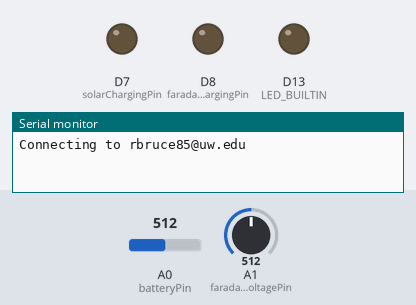
A sketch run on a simulated Arduino Uno R4 WiFi. Parts: output pins drawn as LEDs (lit = HIGH), the last lines printed to the serial monitor. Inputs (shaded band) come from the test bench; at power-on: A0 (batteryPin) = 512, A1 (faradayVoltagePin) = 512. WiFi joins after 1.5 s; servers stay silent unless stated.

Above: at 0.1 s.
At 60.2 s:
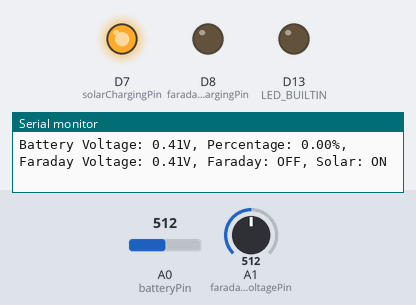
Timing chart, 0 to 61.7 s (numbered marks = the images above):
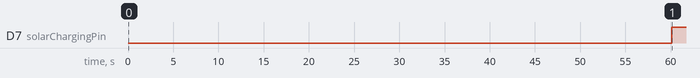

The sketch:

BUOY_CODE.ino
```cpp
#include <WiFiS3.h>
#include <ArduinoJson.h>
#include <SoftwareSerial.h>

// WiFi settings
const char* ssid = "rbruce85@uw.edu";
const char* password = "MyGrace1999!";
WiFiServer server(80);

// Create software serial object for Bluetooth
SoftwareSerial BTSerial(2, 3); // RX, TX

// Battery monitoring pins and constants
const int batteryPin = A0;
const int solarChargingPin = 7;
const int faradayChargingPin = 8;
const float referenceVoltage = 3.3;  // R4 WiFi uses 3.3V reference
const float maxBatteryVoltage = 4.2;
const float minBatteryVoltage = 3.0;
const float threshold = 20.0;

 // for Faraday minimum voltage
const float faradayMinVoltage = 2.0;

// Timing parameters
const unsigned long CHECK_INTERVAL = 60000;  // 1 minute
unsigned long lastCheckTime = 0;
const unsigned long BT_UPDATE_INTERVAL = 1000; // 1 second for BT updates
unsigned long lastBTUpdateTime = 0;

// JSON document for data transmission
StaticJsonDocument<200> jsonDoc;
// Function to read Faraday voltage
float readFaradayVoltage() {
    const int numReadings = 5;
    long sum = 0;

    // Assuming you have a voltage divider connected to another analog pin
    // You'll need to add the appropriate pin definition
    const int faradayVoltagePin = A1;  // Change this to your actual pin

    for(int i = 0; i < numReadings; i++) {
        sum += analogRead(faradayVoltagePin);
        delay(10);
    }
    int averageReading = sum / numReadings;
    return (averageReading / 4095.0) * referenceVoltage;
}

void setupWiFi() {
    // Attempt to connect to WiFi network
    Serial.print("Connecting to ");
    Serial.println(ssid);

    WiFi.begin(ssid, password);

    while (WiFi.status() != WL_CONNECTED) {
        delay(500);
        Serial.print(".");
    }

    Serial.println("");
    Serial.println("WiFi connected");
    Serial.println("IP address: ");
    Serial.println(WiFi.localIP());

    server.begin();
}

float readBatteryVoltage() {
    const int numReadings = 5;
    long sum = 0;

    for(int i = 0; i < numReadings; i++) {
        sum += analogRead(batteryPin);
        delay(10);
    }

    int averageReading = sum / numReadings;
    // R4 WiFi uses 12-bit ADC (0-4095)
    return (averageReading / 4095.0) * referenceVoltage;
}

void setup() {
    pinMode(solarChargingPin, OUTPUT);
    pinMode(faradayChargingPin, OUTPUT);
    pinMode(LED_BUILTIN, OUTPUT);

    Serial.begin(115200);
    while (!Serial) {
        ; // Wait for serial port to connect
    }
     // Initialize Bluetooth Serial
    BTSerial.begin(9600); // HC-05 default baud rate

    setupWiFi();
    Serial.println("System initialized with WiFi capabilities & Bluetooth");
}

void loop() {
    // WiFi check remains the same
    if (WiFi.status() != WL_CONNECTED) {
        Serial.println("WiFi connection lost! Reconnecting...");
        setupWiFi();
    }

    unsigned long currentTime = millis();

    if (currentTime - lastCheckTime >= CHECK_INTERVAL) {
        lastCheckTime = currentTime;

        float batteryVoltage = readBatteryVoltage();
        float faradayVoltage = readFaradayVoltage();
        float batteryPercentage = map(batteryVoltage * 1000,
                                    minBatteryVoltage * 1000,
                                    maxBatteryVoltage * 1000,
                                    0, 100);
        batteryPercentage = constrain(batteryPercentage, 0, 100);

        bool solarActive = false;
        bool faradayActive = false;

        // Overcharging Protection
        if (batteryVoltage > maxBatteryVoltage) {
            digitalWrite(solarChargingPin, LOW);
            digitalWrite(faradayChargingPin, LOW);
        }
        else {
            // Modified charging logic - Faraday first, Solar as backup
            if (batteryPercentage < threshold) {
                // Check if Faraday system can provide charge
                if (faradayVoltage >= faradayMinVoltage) {
                    digitalWrite(faradayChargingPin, HIGH);
                    digitalWrite(solarChargingPin, LOW);
                    faradayActive = true;
                    solarActive = false;
                }
                // If Faraday voltage is too low, try solar as backup
                else {
                    digitalWrite(faradayChargingPin, LOW);
                    digitalWrite(solarChargingPin, HIGH);
                    faradayActive = false;
                    solarActive = true;
                }
            } else {
                // If battery above threshold, turn off both charging systems
                digitalWrite(faradayChargingPin, LOW);
                digitalWrite(solarChargingPin, LOW);
                faradayActive = false;
                solarActive = false;
            }
        }

        // Enhanced status printing
        Serial.print("Battery Voltage: ");
        Serial.print(batteryVoltage);
        Serial.print("V, Percentage: ");
        Serial.print(batteryPercentage);
        Serial.print("%, Faraday Voltage: ");
        Serial.print(faradayVoltage);
        Serial.print("V, Faraday: ");
        Serial.print(faradayActive ? "ON" : "OFF");
        Serial.print(", Solar: ");
        Serial.println(solarActive ? "ON" : "OFF");

        // Handle client connections
        WiFiClient client = server.available();
        if (client) {
            Serial.println("New client connected");

            String request = client.readStringUntil('\r');
            Serial.println(request);
            client.flush();

            // Enhanced JSON response
            jsonDoc.clear();
            jsonDoc["battery_voltage"] = batteryVoltage;
            jsonDoc["faraday_voltage"] = faradayVoltage;
            jsonDoc["percentage"] = batteryPercentage;
            jsonDoc["faraday"] = faradayActive;
            jsonDoc["solar"] = solarActive;
            jsonDoc["primary_source"] = faradayActive ? "FARADAY" :
                                      solarActive ? "SOLAR" : "NONE";

            if (batteryPercentage <= 10) {
                jsonDoc["status"] = "CRITICAL";
            } else if (batteryPercentage <= 30) {
                jsonDoc["status"] = "LOW";
            } else {
                jsonDoc["status"] = "NORMAL";
            }

            // HTTP response remains the same
            client.println("HTTP/1.1 200 OK");
            client.println("Content-Type: application/json");
            client.println("Connection: close");
            client.println();

            serializeJson(jsonDoc, client);

            delay(10);
            client.stop();
            Serial.println("Client disconnected");
        }
    }
}
```

Measured:
- by itself, D7 (solarChargingPin): LOW → HIGH at 60.1 s
